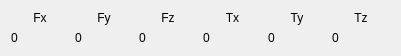
  <widget class="QWidget" name="gridLayoutWidget_2">
   <property name="geometry">
    <rect>
     <x>296</x>
     <y>250</y>
     <width>401</width>
     <height>42</height>
    </rect>
   </property>
   <layout class="QGridLayout" name="gridLayout_7">
    <item row="1" column="1">
     <widget class="QLabel" name="label_Fx_2">
      <property name="text">
       <string>Fx</string>
      </property>
      <property name="alignment">
       <set>Qt::AlignCenter</set>
      </property>
     </widget>
    </item>
    <item row="1" column="2">
     <widget class="QLabel" name="label_Fy_2">
      <property name="text">
       <string>Fy</string>
      </property>
      <property name="alignment">
       <set>Qt::AlignCenter</set>
      </property>
     </widget>
    </item>
    <item row="1" column="6">
     <widget class="QLabel" name="label_Tz_2">
      <property name="text">
       <string>Tz</string>
      </property>
      <property name="alignment">
       <set>Qt::AlignCenter</set>
      </property>
     </widget>
    </item>
    <item row="1" column="3">
     <widget class="QLabel" name="label_Fz_2">
      <property name="text">
       <string>Fz</string>
      </property>
      <property name="alignment">
       <set>Qt::AlignCenter</set>
      </property>
     </widget>
    </item>
    <item row="1" column="5">
     <widget class="QLabel" name="label_Ty_2">
      <property name="text">
       <string>Ty</string>
      </property>
      <property name="alignment">
       <set>Qt::AlignCenter</set>
      </property>
     </widget>
    </item>
    <item row="1" column="4">
     <widget class="QLabel" name="label_Tx_2">
      <property name="text">
       <string>Tx</string>
      </property>
      <property name="alignment">
       <set>Qt::AlignCenter</set>
      </property>
     </widget>
    </item>
    <item row="2" column="6">
     <widget class="QLabel" name="label_Tz">
      <property name="text">
       <string>0</string>
      </property>
     </widget>
    </item>
    <item row="2" column="4">
     <widget class="QLabel" name="label_Tx">
      <property name="text">
       <string>0</string>
      </property>
     </widget>
    </item>
    <item row="2" column="5">
     <widget class="QLabel" name="label_Ty">
      <property name="text">
       <string>0</string>
      </property>
     </widget>
    </item>
    <item row="2" column="2">
     <widget class="QLabel" name="label_Fy">
      <property name="text">
       <string>0</string>
      </property>
     </widget>
    </item>
    <item row="2" column="3">
     <widget class="QLabel" name="label_Fz">
      <property name="text">
       <string>0</string>
      </property>
     </widget>
    </item>
    <item row="2" column="1">
     <widget class="QLabel" name="label_Fx">
      <property name="text">
       <string>0</string>
      </property>
     </widget>
    </item>
   </layout>
  </widget>
